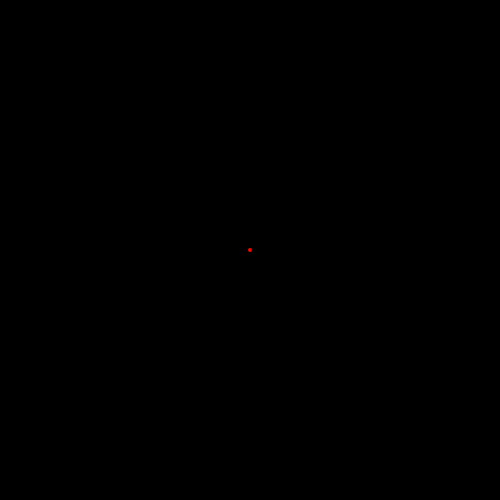
Frame 1 (no input)
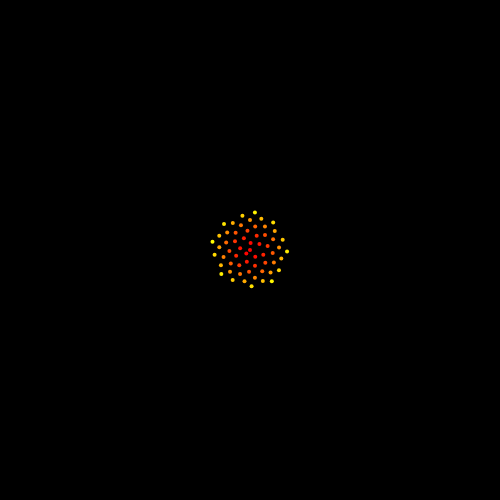
Frame 60 (no input)
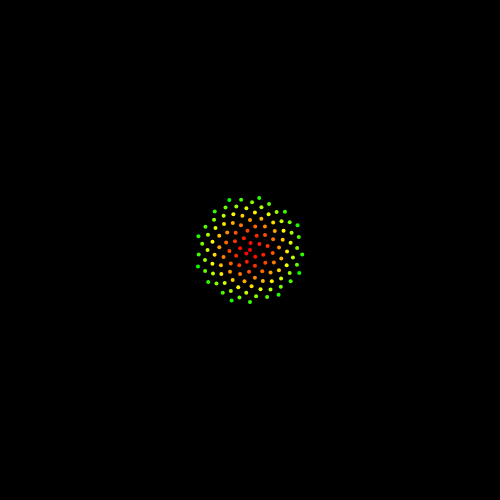
Frame 120 (the mouse pressed at the canvas centre since frame 60)

The p5.js sketch that drew these frames (run headless with seeded random() and noise() and a simulated clock; from frame 60 on, the mouse is pressed at the canvas centre):

// p5.js sketch
// ── sketch.js
let n = 0;
let c = 5;
function setup(){
    createCanvas(500,500);
    angleMode(DEGREES);
    colorMode(HSB);
    background(0)
}
k= 0;
function draw(){
    var a = n * 137.5;
    var r = c * sqrt(n);

    var x = r * cos(a) + width/2;
    var y = r * sin(a) + height/2;
    fill(k%255, 255,255);
    noStroke();
    ellipse(x,y,4,4);
    n+=1;
    k+=1
}
